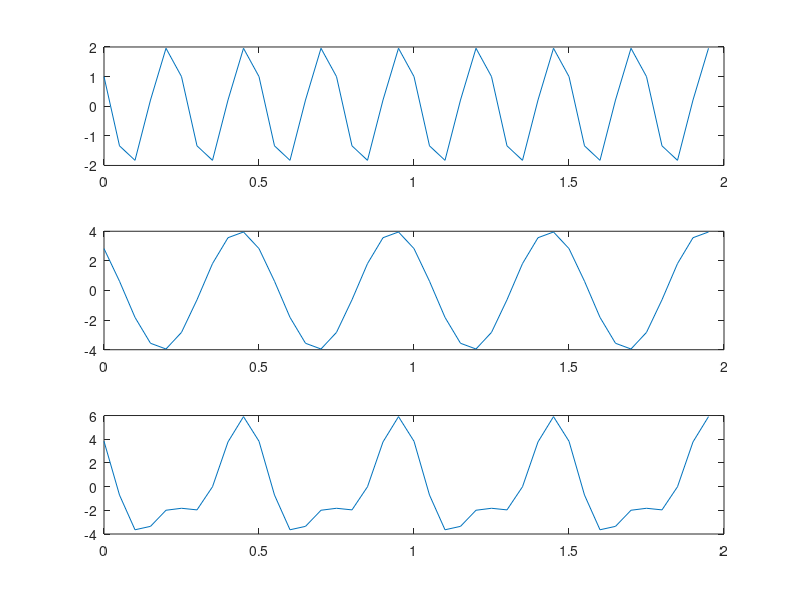
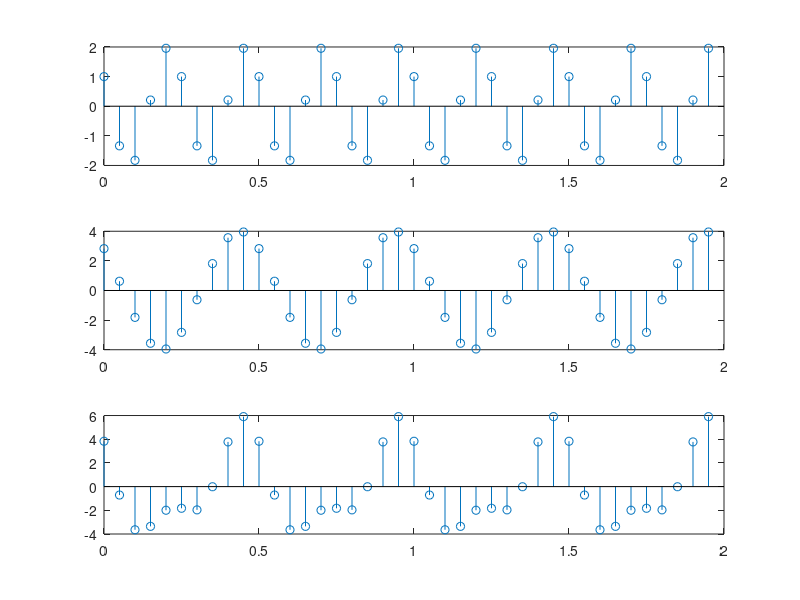

These figures' MATLAB source, in order:
clear all;
close all;
clc;

T = 2;
f1 = 4;
f2 = 2;
A1 = 2;
A2 = 4;

fi1 = pi/3;
fi2 = pi/4;

Fs = 20;


t = 0 : 1/Fs : T - 1/Fs;        %od 0 do T - 1/fs, po kroku 1/Fs


x1 = A1*cos(2*pi*f1*t+fi1);     %první signál
x2 = A2*cos(2*pi*f2*t+fi2);     %druhý signál

x3 = x1 + x2;                   %součet signálů
%---------------- plot ----------------------
subplot(3,1,1)
plot(t,x1)

subplot(3,1,2)
plot(t,x2)

subplot(3,1,3)
plot(t,x3)

%--------------- stem ------------------------
figure

subplot(3,1,1)
stem(t,x1)

subplot(3,1,2)
stem(t,x2)

subplot(3,1,3)
stem(t,x3)
%---------------------------------------------